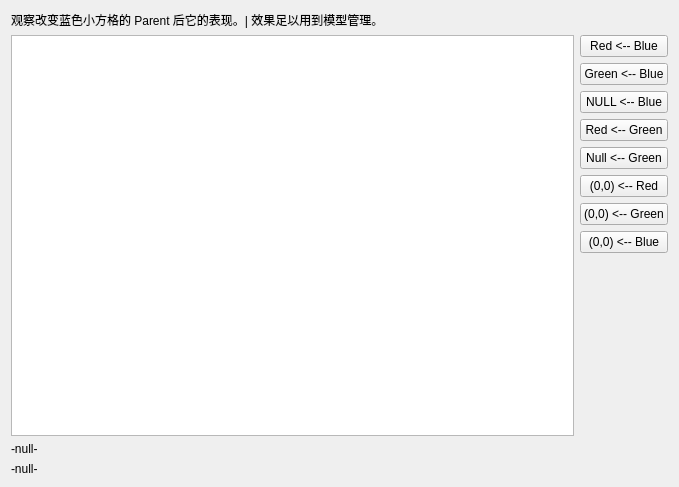
<?xml version="1.0" encoding="UTF-8"?>
<ui version="4.0">
 <class>StackedBoxes</class>
 <widget class="QWidget" name="StackedBoxes">
  <property name="geometry">
   <rect>
    <x>0</x>
    <y>0</y>
    <width>679</width>
    <height>487</height>
   </rect>
  </property>
  <property name="windowTitle">
   <string>StackedBoxes</string>
  </property>
  <layout class="QVBoxLayout" name="verticalLayout_2">
   <item>
    <widget class="QLabel" name="label">
     <property name="text">
      <string>观察改变蓝色小方格的 Parent 后它的表现。| 效果足以用到模型管理。</string>
     </property>
    </widget>
   </item>
   <item>
    <layout class="QHBoxLayout" name="horizontalLayout">
     <item>
      <widget class="QGraphicsView" name="graphicsView"/>
     </item>
     <item>
      <layout class="QVBoxLayout" name="verticalLayout">
       <item>
        <widget class="QPushButton" name="action1">
         <property name="text">
          <string>Red &lt;-- Blue</string>
         </property>
        </widget>
       </item>
       <item>
        <widget class="QPushButton" name="action2">
         <property name="text">
          <string>Green &lt;-- Blue</string>
         </property>
        </widget>
       </item>
       <item>
        <widget class="QPushButton" name="Action3">
         <property name="text">
          <string>NULL &lt;-- Blue</string>
         </property>
        </widget>
       </item>
       <item>
        <widget class="QPushButton" name="action4">
         <property name="text">
          <string>Red &lt;-- Green</string>
         </property>
        </widget>
       </item>
       <item>
        <widget class="QPushButton" name="action5">
         <property name="text">
          <string>Null &lt;-- Green</string>
         </property>
        </widget>
       </item>
       <item>
        <widget class="QPushButton" name="action6">
         <property name="text">
          <string>(0,0) &lt;-- Red</string>
         </property>
        </widget>
       </item>
       <item>
        <widget class="QPushButton" name="action7">
         <property name="text">
          <string>(0,0) &lt;-- Green</string>
         </property>
        </widget>
       </item>
       <item>
        <widget class="QPushButton" name="action8">
         <property name="text">
          <string>(0,0) &lt;-- Blue</string>
         </property>
        </widget>
       </item>
       <item>
        <spacer name="verticalSpacer">
         <property name="orientation">
          <enum>Qt::Vertical</enum>
         </property>
         <property name="sizeHint" stdset="0">
          <size>
           <width>20</width>
           <height>40</height>
          </size>
         </property>
        </spacer>
       </item>
      </layout>
     </item>
    </layout>
   </item>
   <item>
    <widget class="QLabel" name="posp">
     <property name="text">
      <string>-null-</string>
     </property>
    </widget>
   </item>
   <item>
    <widget class="QLabel" name="poss">
     <property name="text">
      <string>-null-</string>
     </property>
    </widget>
   </item>
  </layout>
 </widget>
 <layoutdefault spacing="6" margin="11"/>
 <resources/>
 <connections/>
</ui>
